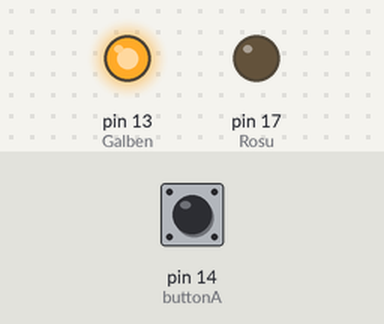
A sketch run on a simulated Arduino Uno, built with avr-gcc and run on an emulated ATmega328P. Shown: output pins drawn as LEDs (lit = HIGH). The test bench sets the inputs (shaded band); at power-on: pin 14 (buttonA) HIGH.

Above: at 1.8 s.
1.9 s: pin 14 (buttonA) pulled LOW for 1 s
At 2.9 s:
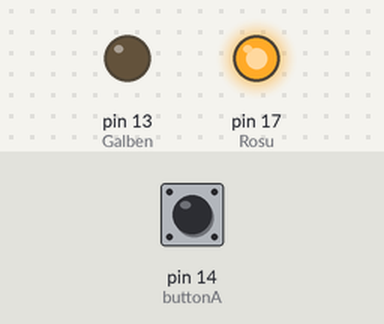
At 3.4 s:
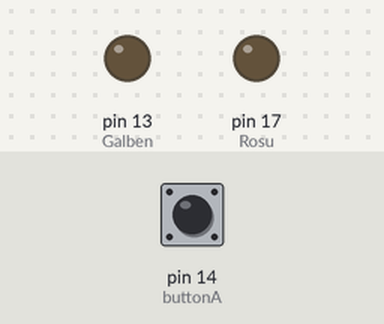
4.5 s: pin 14 (buttonA) pulled LOW for 3.2 s
At 8.9 s:
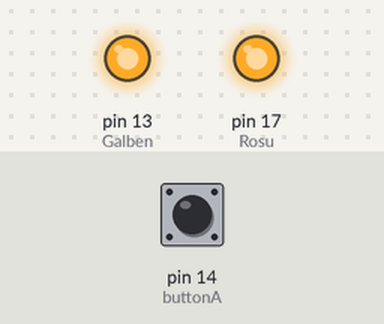
Timing chart, 0 to 10.4 s (numbered marks = the images above; inputs shaded):
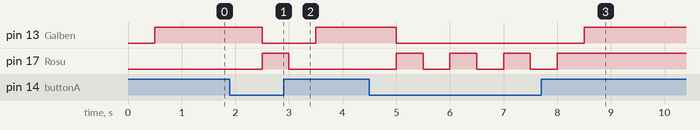

Measured:
- after the input at 1.9 s, pin 13 (Galben): HIGH → LOW after 0.60 s, → HIGH 1.0 s later; pin 17 (Rosu): LOW → HIGH after 0.60 s, → LOW 0.50 s later
- after the input at 4.5 s, pin 13 (Galben): HIGH → LOW after 0.50 s, → HIGH 3.5 s later; pin 17 (Rosu): alternates HIGH for 0.50 s and LOW for 0.50 s, 7 changes in all, then stays HIGH, starting after 0.50 s

The sketch:

ap2.ino
```cpp
#define buttonA 14
#define Galben 13
#define Rosu 17

void setup() {
  pinMode(Galben, OUTPUT);
  pinMode(Rosu, OUTPUT);
  pinMode(buttonA, INPUT);

}
int n=0;
void loop() {
  int statusA = 0 ;

  statusA = digitalRead(buttonA);
  delay(500);
  if(statusA==0){
    n++;
  }
  if(statusA == 1)
  {
    digitalWrite(Galben, HIGH);
  }
  else
  {
    digitalWrite(Galben, LOW);
   }
   if(n%2!=0){
      digitalWrite(Rosu, HIGH);
   }
   else
   {
    digitalWrite(Rosu,LOW);
   }
}
```
